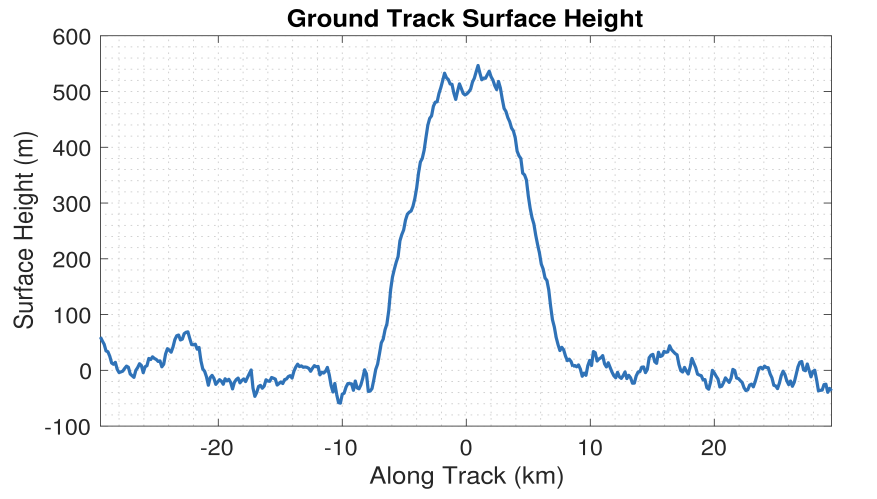
#> input picture examples/igarss_examples/figures/provided_ridge.png, 2630 x 1496 px, found by its file name (shown at 1/3 size)
$ python png2csv.py
#> lines starting #> are read from the running program, lines starting #| are printed output that depends on the picture; after the words box and inside, x2 and y2 are one past the last pixel; in counts of white or black regions, pixels touching at a corner belong together
import cv2
import numpy as np
import pandas as pd

# Load image
image = cv2.imread('figures/provided_ridge.png')
#> image is the input picture: shape (1496, 2630, 3); mean B, G, R 248.5, 247.5, 246.5
height, width, _ = image.shape
#> height = 1496; width = 2630

# Convert to HSV for better color filtering
hsv = cv2.cvtColor(image, cv2.COLOR_BGR2HSV)
#> hsv: shape (1496, 2630, 3); mean H, S, V 1.7, 2.8, 248.5

# Define blue color range in HSV
lower_blue = np.array([100, 150, 50])
upper_blue = np.array([140, 255, 255])

# Create mask for blue line
mask = cv2.inRange(hsv, lower_blue, upper_blue)
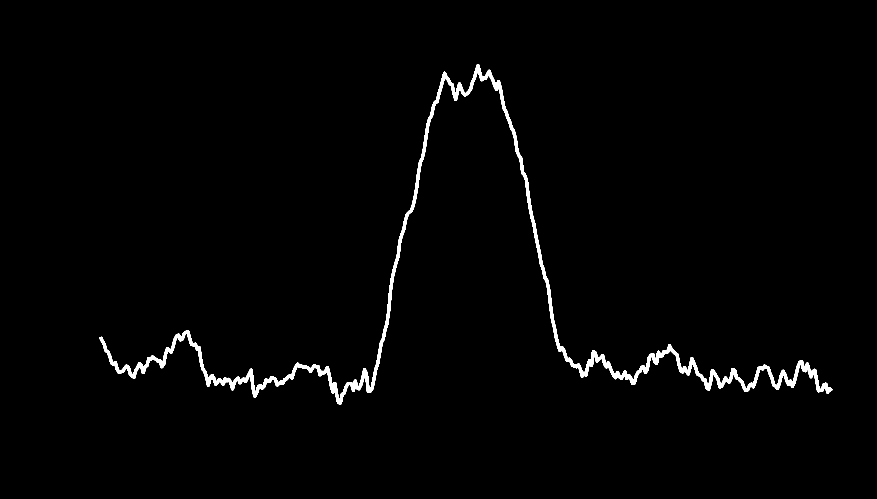
#> mask: shape (1496, 2630) (shown at 1/3 size); 1.4% white; 1 white region, box (x1, y1, x2, y2) and area: (298, 192, 2498, 1214) 54270

# Find coordinates of blue pixels
coords = np.column_stack(np.where(mask > 0))
#> coords = 54270 pairs, first value 192 to 1213, second value 298 to 2497

# Estimate axis ranges from your description
x_pixel_min, x_pixel_max = 100, width - 100  # adjust if needed
#> x_pixel_min = 100; x_pixel_max = 2530
y_pixel_min, y_pixel_max = height - 100, 100
#> y_pixel_min = 1396; y_pixel_max = 100

x_data_min, x_data_max = -100, 100  # km
y_data_min, y_data_max = 0, 600     # m

# Convert pixel coordinates to data values
data_points = []
for y, x in coords:
    if x_pixel_min <= x <= x_pixel_max and y_pixel_max <= y <= y_pixel_min:
        x_val = ((x - x_pixel_min) / (x_pixel_max - x_pixel_min)) * (x_data_max - x_data_min) + x_data_min
        y_val = ((y_pixel_min - y) / (y_pixel_min - y_pixel_max)) * (y_data_max - y_data_min) + y_data_min
        data_points.append((x_val, y_val))
#> this loop made 54270 passes
#> (y, x, x_val, y_val) on passes 1 to 12: (192, 1432, 9.63, 557.4), (192, 1433, 9.71, 557.4), (192, 1434, 9.79, 557.4), (192, 1435, 9.88, 557.4), (193, 1431, 9.55, 556.9), (193, 1432, 9.63, 556.9), (193, 1433, 9.71, 556.9), (193, 1434, 9.79, 556.9), (193, 1435, 9.88, 556.9), (193, 1436, 9.96, 556.9), (194, 1430, 9.47, 556.5), (194, 1431, 9.55, 556.5)
#> (x_val, y_val) on passes 61 to 66: (9.63, 554.2), (9.71, 554.2), (9.79, 554.2), (9.88, 554.2), (9.96, 554.2), (10.04, 554.2)
#> after the loop, data_points = 54270 items

# Sort by x value
data_points.sort()

# Export to CSV
df = pd.DataFrame(data_points, columns=['Along Track (km)', 'Surface Height (m)'])
#> df = table of 54270 rows and 2 columns

# Round x-values to desired precision (e.g., 0.1 km) to group similar values
df['Along Track (km)'] = df['Along Track (km)'].round(1)

# Group by x and average y
df_unique = df.groupby('Along Track (km)', as_index=False).mean()
#> df_unique = table of 1811 rows and 2 columns

# update x axis
df_unique['Along Track (km)'] = np.linspace(-30, 30, len(df_unique['Along Track (km)']))

# update y axis
df_unique['Surface Height (m)'] -= np.min(df_unique['Surface Height (m)'])

# Export to CSV
#> (the run stopped early here; a loop or call above may not have finished)

$ run again, with examples/igarss_examples/figures/dem-focused.png copied over examples/igarss_examples/figures/provided_ridge.png
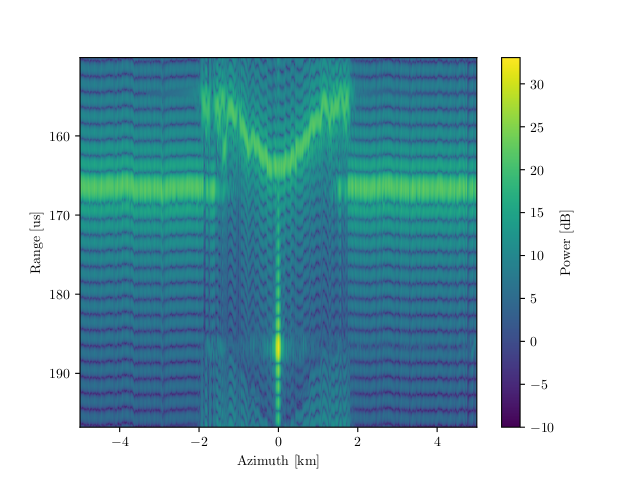
#> input picture examples/igarss_examples/figures/dem-focused.png, 640 x 480 px, found by its file name
#> image is the input picture: shape (480, 640, 3); mean B, G, R 193.2, 186, 148.5
#> hsv: shape (480, 640, 3); mean H, S, V 48.2, 88.3, 197.9
#> `mask = cv2.inRange(hsv, lower_blue, upper_blue)`:
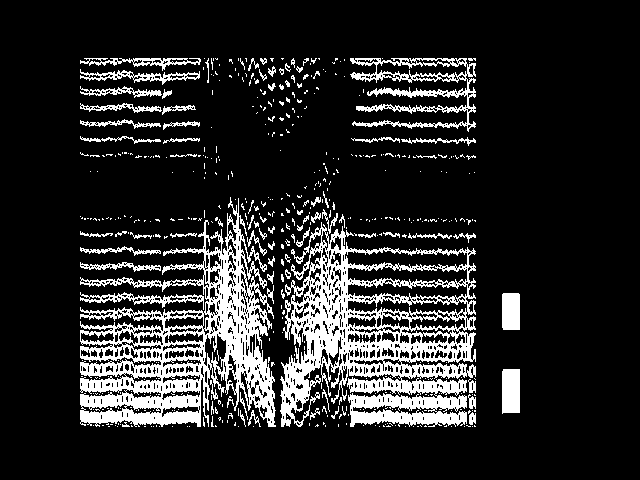
#> mask: shape (480, 640); 15.4% white; 506 white regions (429 under 20 px), largest, box (x1, y1, x2, y2) and area: (280, 222, 476, 427) 17920, (80, 197, 276, 427) 16604, (350, 58, 476, 132) 2826
#> coords = 47248 pairs, first value 58 to 426, second value 80 to 519
#> the loop `for y, x in coords:` made 47248 passes
#> x on passes 1 to 3: 84, 85, 86
#> after the loop `for y, x in coords:`: data_points = 30048 items
#> df = table of 30048 rows and 2 columns
#> df_unique = table of 390 rows and 2 columns

$ run again, with examples/igarss_examples/figures/dem-rdrgrm.png copied over examples/igarss_examples/figures/provided_ridge.png
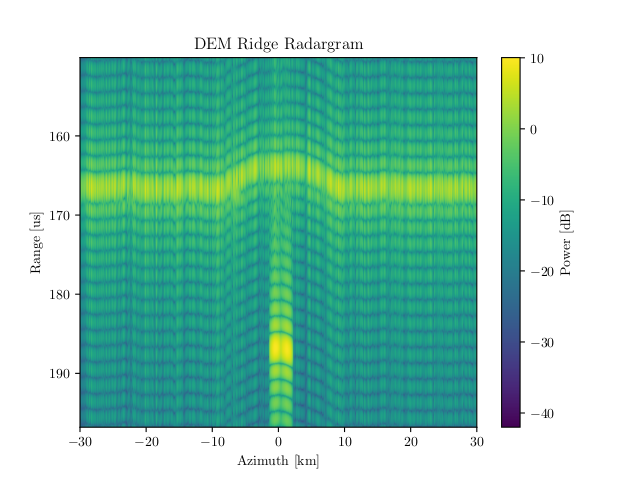
#> input picture examples/igarss_examples/figures/dem-rdrgrm.png, 640 x 480 px, found by its file name
#> image is the input picture: shape (480, 640, 3); mean B, G, R 187.3, 205.6, 149.6
#> hsv: shape (480, 640, 3); mean H, S, V 40.5, 94.8, 206.9
#> `mask = cv2.inRange(hsv, lower_blue, upper_blue)`:
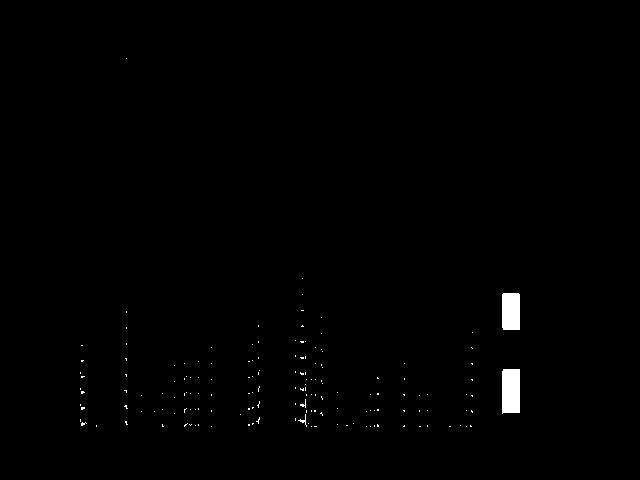
#> mask: shape (480, 640); 0.61% white; 160 white regions (156 under 20 px), largest, box (x1, y1, x2, y2) and area: (502, 369, 520, 414) 791, (502, 293, 520, 330) 662, (298, 414, 307, 427) 28, (300, 399, 306, 408) 20
#> coords = 1889 pairs, first value 58 to 426, second value 80 to 519
#> the loop `for y, x in coords:` made 1889 passes
#> (y, x, x_val, y_val) on passes 2 to 9: (278, 302, -8.18, 218.6), (293, 503, 83.18, 186.4), (293, 504, 83.64, 186.4), (293, 505, 84.09, 186.4), (293, 506, 84.55, 186.4), (293, 507, 85, 186.4), (293, 508, 85.45, 186.4), (293, 509, 85.91, 186.4)
#> after the loop `for y, x in coords:`: data_points = 989 pairs, first value -88.64 to 90.45, second value 0 to 218.6
#> df = table of 989 rows and 2 columns
#> df_unique = table of 47 rows and 2 columns
